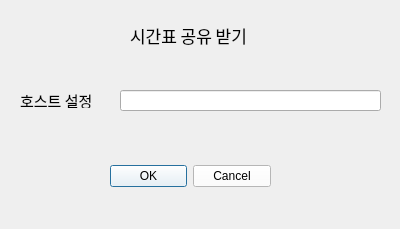
<?xml version="1.0" encoding="UTF-8"?>
<ui version="4.0">
 <class>Dialog</class>
 <widget class="QDialog" name="Dialog">
  <property name="geometry">
   <rect>
    <x>0</x>
    <y>0</y>
    <width>400</width>
    <height>229</height>
   </rect>
  </property>
  <property name="windowTitle">
   <string>Dialog</string>
  </property>
  <property name="styleSheet">
   <string notr="true">font: 75 11pt &quot;카페24 써라운드&quot;;</string>
  </property>
  <widget class="QDialogButtonBox" name="buttonBox">
   <property name="geometry">
    <rect>
     <x>110</x>
     <y>160</y>
     <width>161</width>
     <height>32</height>
    </rect>
   </property>
   <property name="styleSheet">
    <string notr="true">background-color:white;</string>
   </property>
   <property name="orientation">
    <enum>Qt::Horizontal</enum>
   </property>
   <property name="standardButtons">
    <set>QDialogButtonBox::Cancel|QDialogButtonBox::Ok</set>
   </property>
  </widget>
  <widget class="QLabel" name="label">
   <property name="geometry">
    <rect>
     <x>130</x>
     <y>10</y>
     <width>181</width>
     <height>51</height>
    </rect>
   </property>
   <property name="font">
    <font>
     <family>카페24 써라운드</family>
     <pointsize>13</pointsize>
     <weight>9</weight>
     <italic>false</italic>
     <bold>false</bold>
    </font>
   </property>
   <property name="styleSheet">
    <string notr="true">font: 75 13pt &quot;카페24 써라운드&quot;;</string>
   </property>
   <property name="text">
    <string>시간표 공유 받기</string>
   </property>
  </widget>
  <widget class="QLabel" name="label_2">
   <property name="geometry">
    <rect>
     <x>20</x>
     <y>92</y>
     <width>91</width>
     <height>16</height>
    </rect>
   </property>
   <property name="font">
    <font>
     <family>카페24 써라운드</family>
     <pointsize>11</pointsize>
     <weight>9</weight>
     <italic>false</italic>
     <bold>false</bold>
    </font>
   </property>
   <property name="styleSheet">
    <string notr="true">font: 75 11pt &quot;카페24 써라운드&quot;;</string>
   </property>
   <property name="text">
    <string>호스트 설정</string>
   </property>
  </widget>
  <widget class="QLineEdit" name="lineEdit">
   <property name="geometry">
    <rect>
     <x>120</x>
     <y>90</y>
     <width>261</width>
     <height>21</height>
    </rect>
   </property>
  </widget>
 </widget>
 <resources/>
 <connections>
  <connection>
   <sender>buttonBox</sender>
   <signal>accepted()</signal>
   <receiver>Dialog</receiver>
   <slot>accept()</slot>
   <hints>
    <hint type="sourcelabel">
     <x>248</x>
     <y>254</y>
    </hint>
    <hint type="destinationlabel">
     <x>157</x>
     <y>274</y>
    </hint>
   </hints>
  </connection>
  <connection>
   <sender>buttonBox</sender>
   <signal>rejected()</signal>
   <receiver>Dialog</receiver>
   <slot>reject()</slot>
   <hints>
    <hint type="sourcelabel">
     <x>316</x>
     <y>260</y>
    </hint>
    <hint type="destinationlabel">
     <x>286</x>
     <y>274</y>
    </hint>
   </hints>
  </connection>
 </connections>
</ui>
